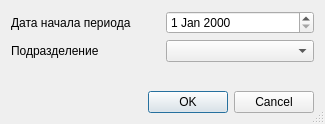
<?xml version="1.0" encoding="UTF-8"?>
<ui version="4.0">
 <class>ReportReferralForHospitalizationSetupDialog</class>
 <widget class="QDialog" name="ReportReferralForHospitalizationSetupDialog">
  <property name="windowModality">
   <enum>Qt::ApplicationModal</enum>
  </property>
  <property name="geometry">
   <rect>
    <x>0</x>
    <y>0</y>
    <width>325</width>
    <height>124</height>
   </rect>
  </property>
  <property name="sizePolicy">
   <sizepolicy hsizetype="Preferred" vsizetype="Preferred">
    <horstretch>0</horstretch>
    <verstretch>0</verstretch>
   </sizepolicy>
  </property>
  <property name="windowTitle">
   <string>параметры отчёта</string>
  </property>
  <property name="sizeGripEnabled">
   <bool>true</bool>
  </property>
  <layout class="QGridLayout" name="gridLayout">
   <item row="0" column="0">
    <widget class="QLabel" name="lblBegDate">
     <property name="text">
      <string>Дата начала периода</string>
     </property>
    </widget>
   </item>
   <item row="0" column="1">
    <widget class="QDateEdit" name="edtBegDate"/>
   </item>
   <item row="2" column="1">
    <spacer name="verticalSpacer">
     <property name="orientation">
      <enum>Qt::Vertical</enum>
     </property>
     <property name="sizeHint" stdset="0">
      <size>
       <width>20</width>
       <height>40</height>
      </size>
     </property>
    </spacer>
   </item>
   <item row="3" column="0" colspan="2">
    <widget class="QDialogButtonBox" name="buttonBox">
     <property name="orientation">
      <enum>Qt::Horizontal</enum>
     </property>
     <property name="standardButtons">
      <set>QDialogButtonBox::Cancel|QDialogButtonBox::Ok</set>
     </property>
    </widget>
   </item>
   <item row="1" column="0">
    <widget class="QLabel" name="lblOrgStructure">
     <property name="text">
      <string>Подразделение</string>
     </property>
    </widget>
   </item>
   <item row="1" column="1">
    <widget class="COrgStructureComboBox" name="cmbOrgStructure"/>
   </item>
  </layout>
 </widget>
 <customwidgets>
  <customwidget>
   <class>COrgStructureComboBox</class>
   <extends>QComboBox</extends>
   <header>Orgs/OrgStructComboBoxes</header>
  </customwidget>
 </customwidgets>
 <resources/>
 <connections>
  <connection>
   <sender>buttonBox</sender>
   <signal>accepted()</signal>
   <receiver>ReportReferralForHospitalizationSetupDialog</receiver>
   <slot>accept()</slot>
   <hints>
    <hint type="sourcelabel">
     <x>132</x>
     <y>650</y>
    </hint>
    <hint type="destinationlabel">
     <x>65</x>
     <y>418</y>
    </hint>
   </hints>
  </connection>
  <connection>
   <sender>buttonBox</sender>
   <signal>rejected()</signal>
   <receiver>ReportReferralForHospitalizationSetupDialog</receiver>
   <slot>reject()</slot>
   <hints>
    <hint type="sourcelabel">
     <x>245</x>
     <y>650</y>
    </hint>
    <hint type="destinationlabel">
     <x>267</x>
     <y>420</y>
    </hint>
   </hints>
  </connection>
 </connections>
</ui>
